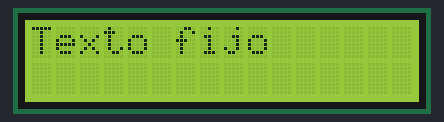
Bench run of a sketch on a simulated Arduino Uno, built with avr-gcc and run on an emulated ATmega328P. Shown: 16×2 character LCD.

Above: at 0.2 s.

Measured:
- what the display in image 0 shows lasts 0.5 s, from 0.1 s to 0.6 s

The sketch:

PantallaLCD_I2C.ino
```cpp
#include <LiquidCrystal_I2C.h> // Asegúrate de incluir esta librería
#include <Wire.h>

int vccPin = 3;
int gndPin = 2;

LiquidCrystal_I2C lcd (0x27,2, 1, 0, 4, 5, 6, 7);

void setup() {
  lcd.begin(16,2); // Inicia LCD con 16 columnas x 2 renglones
  lcd.setBacklightPin(3,POSITIVE); // Pin 3 Poistivo
  lcd.setBacklight(HIGH);  // Mantener en ALTO                   // Ativa a retroiluminação do LCD
}
char Msj[16];
char strAux[5];
String ObjStrAux;

void loop() {
  for (int i = strlen(Msj); i>=0; i--){
  lcd.clear();
  lcd.setCursor (0, 0);
  lcd.begin(16,2); // Inicia la pantalla LCD con 16 columnas y 2 filas
  lcd.setBacklight(HIGH);  // Activa la luz de fondo si es necesario
  lcd.setCursor(0, 0); // Coloca el cursor en la primera columna, primer renglón
  lcd.print("Texto fijo");  // Imprime el texto que deseas
  delay(500);
   }
}
```
